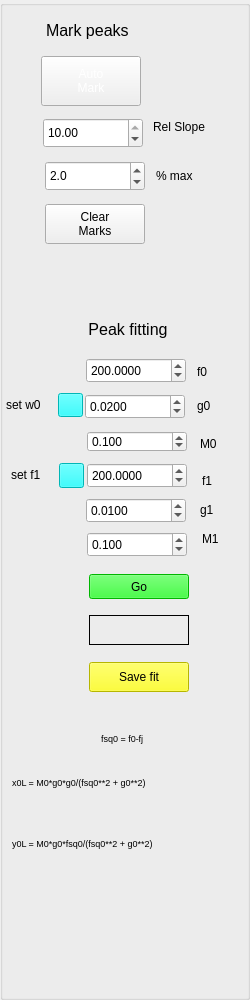
         <widget class="QGroupBox" name="groupBox">
          <property name="minimumSize">
           <size>
            <width>0</width>
            <height>1000</height>
           </size>
          </property>
          <property name="maximumSize">
           <size>
            <width>250</width>
            <height>1200</height>
           </size>
          </property>
          <widget class="QPushButton" name="AP">
           <property name="geometry">
            <rect>
             <x>41</x>
             <y>56</y>
             <width>100</width>
             <height>50</height>
            </rect>
           </property>
           <property name="sizePolicy">
            <sizepolicy hsizetype="Fixed" vsizetype="Fixed">
             <horstretch>0</horstretch>
             <verstretch>0</verstretch>
            </sizepolicy>
           </property>
           <property name="minimumSize">
            <size>
             <width>100</width>
             <height>0</height>
            </size>
           </property>
           <property name="maximumSize">
            <size>
             <width>150</width>
             <height>50</height>
            </size>
           </property>
           <property name="font">
            <font>
             <pointsize>9</pointsize>
            </font>
           </property>
           <property name="styleSheet">
            <string notr="true">background-color: rgb(0,0,255	);
color: rgb(255,255,255);
</string>
           </property>
           <property name="text">
            <string>Auto
Mark</string>
           </property>
          </widget>
          <widget class="QLabel" name="label_11">
           <property name="geometry">
            <rect>
             <x>153</x>
             <y>112</y>
             <width>100</width>
             <height>30</height>
            </rect>
           </property>
           <property name="maximumSize">
            <size>
             <width>100</width>
             <height>30</height>
            </size>
           </property>
           <property name="text">
            <string>Rel Slope</string>
           </property>
          </widget>
          <widget class="QDoubleSpinBox" name="noise">
           <property name="geometry">
            <rect>
             <x>43</x>
             <y>118</y>
             <width>100</width>
             <height>30</height>
            </rect>
           </property>
           <property name="minimumSize">
            <size>
             <width>0</width>
             <height>30</height>
            </size>
           </property>
           <property name="maximumSize">
            <size>
             <width>100</width>
             <height>16777215</height>
            </size>
           </property>
           <property name="maximum">
            <double>10.000000000000000</double>
           </property>
           <property name="singleStep">
            <double>0.100000000000000</double>
           </property>
           <property name="value">
            <double>10.000000000000000</double>
           </property>
          </widget>
          <widget class="QLabel" name="label_13">
           <property name="geometry">
            <rect>
             <x>156</x>
             <y>163</y>
             <width>100</width>
             <height>25</height>
            </rect>
           </property>
           <property name="minimumSize">
            <size>
             <width>30</width>
             <height>0</height>
            </size>
           </property>
           <property name="maximumSize">
            <size>
             <width>100</width>
             <height>25</height>
            </size>
           </property>
           <property name="text">
            <string>% max</string>
           </property>
          </widget>
          <widget class="QDoubleSpinBox" name="percent">
           <property name="geometry">
            <rect>
             <x>45</x>
             <y>161</y>
             <width>100</width>
             <height>30</height>
            </rect>
           </property>
           <property name="minimumSize">
            <size>
             <width>0</width>
             <height>30</height>
            </size>
           </property>
           <property name="maximumSize">
            <size>
             <width>100</width>
             <height>16777215</height>
            </size>
           </property>
           <property name="decimals">
            <number>1</number>
           </property>
           <property name="singleStep">
            <double>0.100000000000000</double>
           </property>
           <property name="value">
            <double>2.000000000000000</double>
           </property>
          </widget>
          <widget class="QPushButton" name="CM">
           <property name="geometry">
            <rect>
             <x>45</x>
             <y>204</y>
             <width>100</width>
             <height>40</height>
            </rect>
           </property>
           <property name="sizePolicy">
            <sizepolicy hsizetype="Fixed" vsizetype="Fixed">
             <horstretch>0</horstretch>
             <verstretch>0</verstretch>
            </sizepolicy>
           </property>
           <property name="minimumSize">
            <size>
             <width>100</width>
             <height>0</height>
            </size>
           </property>
           <property name="maximumSize">
            <size>
             <width>100</width>
             <height>50</height>
            </size>
           </property>
           <property name="font">
            <font>
             <pointsize>9</pointsize>
            </font>
           </property>
           <property name="styleSheet">
            <string notr="true">background-color: rgb(255	,255,0);
color: rgb(0,0,0);</string>
           </property>
           <property name="text">
            <string notr="true">Clear
Marks</string>
           </property>
          </widget>
          <widget class="QDoubleSpinBox" name="f0">
           <property name="geometry">
            <rect>
             <x>86</x>
             <y>358</y>
             <width>100</width>
             <height>25</height>
            </rect>
           </property>
           <property name="font">
            <font>
             <pointsize>9</pointsize>
            </font>
           </property>
           <property name="decimals">
            <number>4</number>
           </property>
           <property name="maximum">
            <double>9000.000000000000000</double>
           </property>
           <property name="value">
            <double>200.000000000000000</double>
           </property>
          </widget>
          <widget class="QLabel" name="label_18">
           <property name="geometry">
            <rect>
             <x>197</x>
             <y>359</y>
             <width>397</width>
             <height>25</height>
            </rect>
           </property>
           <property name="minimumSize">
            <size>
             <width>0</width>
             <height>25</height>
            </size>
           </property>
           <property name="font">
            <font>
             <pointsize>9</pointsize>
            </font>
           </property>
           <property name="text">
            <string>f0</string>
           </property>
          </widget>
          <widget class="QLabel" name="label_17">
           <property name="geometry">
            <rect>
             <x>28</x>
             <y>314</y>
             <width>200</width>
             <height>30</height>
            </rect>
           </property>
           <property name="minimumSize">
            <size>
             <width>0</width>
             <height>30</height>
            </size>
           </property>
           <property name="maximumSize">
            <size>
             <width>200</width>
             <height>40</height>
            </size>
           </property>
           <property name="font">
            <font>
             <pointsize>12</pointsize>
            </font>
           </property>
           <property name="styleSheet">
            <string notr="true"/>
           </property>
           <property name="frameShape">
            <enum>QFrame::NoFrame</enum>
           </property>
           <property name="text">
            <string>Peak fitting</string>
           </property>
           <property name="alignment">
            <set>Qt::AlignCenter</set>
           </property>
          </widget>
          <widget class="QDoubleSpinBox" name="w0">
           <property name="geometry">
            <rect>
             <x>85</x>
             <y>394</y>
             <width>100</width>
             <height>25</height>
            </rect>
           </property>
           <property name="font">
            <font>
             <pointsize>9</pointsize>
            </font>
           </property>
           <property name="decimals">
            <number>4</number>
           </property>
           <property name="minimum">
            <double>0.000100000000000</double>
           </property>
           <property name="maximum">
            <double>5000.000000000000000</double>
           </property>
           <property name="singleStep">
            <double>0.001000000000000</double>
           </property>
           <property name="value">
            <double>0.020000000000000</double>
           </property>
          </widget>
          <widget class="QLabel" name="label_20">
           <property name="geometry">
            <rect>
             <x>197</x>
             <y>393</y>
             <width>50</width>
             <height>25</height>
            </rect>
           </property>
           <property name="minimumSize">
            <size>
             <width>0</width>
             <height>25</height>
            </size>
           </property>
           <property name="maximumSize">
            <size>
             <width>16777215</width>
             <height>25</height>
            </size>
           </property>
           <property name="font">
            <font>
             <pointsize>9</pointsize>
            </font>
           </property>
           <property name="text">
            <string>g0</string>
           </property>
          </widget>
          <widget class="QLabel" name="label_19">
           <property name="geometry">
            <rect>
             <x>200</x>
             <y>431</y>
             <width>50</width>
             <height>25</height>
            </rect>
           </property>
           <property name="minimumSize">
            <size>
             <width>50</width>
             <height>25</height>
            </size>
           </property>
           <property name="maximumSize">
            <size>
             <width>50</width>
             <height>25</height>
            </size>
           </property>
           <property name="font">
            <font>
             <pointsize>9</pointsize>
            </font>
           </property>
           <property name="text">
            <string>M0</string>
           </property>
          </widget>
          <widget class="QDoubleSpinBox" name="h0">
           <property name="geometry">
            <rect>
             <x>87</x>
             <y>431</y>
             <width>100</width>
             <height>21</height>
            </rect>
           </property>
           <property name="maximumSize">
            <size>
             <width>100</width>
             <height>25</height>
            </size>
           </property>
           <property name="font">
            <font>
             <pointsize>9</pointsize>
            </font>
           </property>
           <property name="decimals">
            <number>3</number>
           </property>
           <property name="minimum">
            <double>-25.000000000000000</double>
           </property>
           <property name="maximum">
            <double>25.000000000000000</double>
           </property>
           <property name="singleStep">
            <double>0.100000000000000</double>
           </property>
           <property name="value">
            <double>0.100000000000000</double>
           </property>
          </widget>
          <widget class="QDoubleSpinBox" name="f1">
           <property name="geometry">
            <rect>
             <x>87</x>
             <y>463</y>
             <width>100</width>
             <height>25</height>
            </rect>
           </property>
           <property name="minimumSize">
            <size>
             <width>100</width>
             <height>25</height>
            </size>
           </property>
           <property name="maximumSize">
            <size>
             <width>100</width>
             <height>25</height>
            </size>
           </property>
           <property name="font">
            <font>
             <pointsize>9</pointsize>
            </font>
           </property>
           <property name="decimals">
            <number>4</number>
           </property>
           <property name="maximum">
            <double>9000.000000000000000</double>
           </property>
           <property name="value">
            <double>200.000000000000000</double>
           </property>
          </widget>
          <widget class="QDoubleSpinBox" name="h1">
           <property name="geometry">
            <rect>
             <x>87</x>
             <y>532</y>
             <width>100</width>
             <height>25</height>
            </rect>
           </property>
           <property name="minimumSize">
            <size>
             <width>100</width>
             <height>25</height>
            </size>
           </property>
           <property name="maximumSize">
            <size>
             <width>100</width>
             <height>25</height>
            </size>
           </property>
           <property name="font">
            <font>
             <pointsize>9</pointsize>
            </font>
           </property>
           <property name="decimals">
            <number>3</number>
           </property>
           <property name="minimum">
            <double>-25.000000000000000</double>
           </property>
           <property name="maximum">
            <double>25.000000000000000</double>
           </property>
           <property name="singleStep">
            <double>0.100000000000000</double>
           </property>
           <property name="value">
            <double>0.100000000000000</double>
           </property>
          </widget>
          <widget class="QPushButton" name="Go">
           <property name="geometry">
            <rect>
             <x>89</x>
             <y>574</y>
             <width>100</width>
             <height>25</height>
            </rect>
           </property>
           <property name="minimumSize">
            <size>
             <width>100</width>
             <height>25</height>
            </size>
           </property>
           <property name="maximumSize">
            <size>
             <width>100</width>
             <height>25</height>
            </size>
           </property>
           <property name="styleSheet">
            <string notr="true">background-color: rgb(0, 255,0);
color: rgb(0, 0, 0);</string>
           </property>
           <property name="text">
            <string>Go</string>
           </property>
          </widget>
          <widget class="QDoubleSpinBox" name="w1">
           <property name="geometry">
            <rect>
             <x>86</x>
             <y>498</y>
             <width>100</width>
             <height>25</height>
            </rect>
           </property>
           <property name="minimumSize">
            <size>
             <width>100</width>
             <height>25</height>
            </size>
           </property>
           <property name="maximumSize">
            <size>
             <width>100</width>
             <height>25</height>
            </size>
           </property>
           <property name="font">
            <font>
             <pointsize>9</pointsize>
            </font>
           </property>
           <property name="decimals">
            <number>4</number>
           </property>
           <property name="minimum">
            <double>0.000000000000000</double>
           </property>
           <property name="maximum">
            <double>5000.000000000000000</double>
           </property>
           <property name="singleStep">
            <double>0.010000000000000</double>
           </property>
           <property name="value">
            <double>0.010000000000000</double>
           </property>
          </widget>
          <widget class="QLabel" name="label_21">
           <property name="geometry">
            <rect>
             <x>202</x>
             <y>468</y>
             <width>50</width>
             <height>25</height>
            </rect>
           </property>
           <property name="maximumSize">
            <size>
             <width>50</width>
             <height>25</height>
            </size>
           </property>
           <property name="font">
            <font>
             <pointsize>9</pointsize>
            </font>
           </property>
           <property name="text">
            <string>f1</string>
           </property>
          </widget>
          <widget class="QLabel" name="label_22">
           <property name="geometry">
            <rect>
             <x>200</x>
             <y>497</y>
             <width>50</width>
             <height>25</height>
            </rect>
           </property>
           <property name="maximumSize">
            <size>
             <width>50</width>
             <height>25</height>
            </size>
           </property>
           <property name="font">
            <font>
             <pointsize>9</pointsize>
            </font>
           </property>
           <property name="text">
            <string>g1</string>
           </property>
          </widget>
          <widget class="QLabel" name="label_23">
           <property name="geometry">
            <rect>
             <x>202</x>
             <y>526</y>
             <width>50</width>
             <height>25</height>
            </rect>
           </property>
           <property name="maximumSize">
            <size>
             <width>50</width>
             <height>25</height>
            </size>
           </property>
           <property name="font">
            <font>
             <pointsize>9</pointsize>
            </font>
           </property>
           <property name="text">
            <string>M1</string>
           </property>
          </widget>
          <widget class="QPushButton" name="w0g">
           <property name="geometry">
            <rect>
             <x>58</x>
             <y>393</y>
             <width>25</width>
             <height>24</height>
            </rect>
           </property>
           <property name="minimumSize">
            <size>
             <width>25</width>
             <height>0</height>
            </size>
           </property>
           <property name="maximumSize">
            <size>
             <width>25</width>
             <height>25</height>
            </size>
           </property>
           <property name="styleSheet">
            <string notr="true">background-color: rgb(0, 255,255);
color: rgb(0, 0, 0);</string>
           </property>
           <property name="text">
            <string/>
           </property>
          </widget>
          <widget class="QPushButton" name="f1g">
           <property name="geometry">
            <rect>
             <x>59</x>
             <y>463</y>
             <width>25</width>
             <height>25</height>
            </rect>
           </property>
           <property name="maximumSize">
            <size>
             <width>25</width>
             <height>25</height>
            </size>
           </property>
           <property name="autoFillBackground">
            <bool>false</bool>
           </property>
           <property name="styleSheet">
            <string notr="true">background-color: rgb(0, 255,255);
color: rgb(0, 0, 0);</string>
           </property>
           <property name="text">
            <string/>
           </property>
          </widget>
          <widget class="QLabel" name="label_25">
           <property name="geometry">
            <rect>
             <x>46</x>
             <y>15</y>
             <width>139</width>
             <height>30</height>
            </rect>
           </property>
           <property name="minimumSize">
            <size>
             <width>0</width>
             <height>30</height>
            </size>
           </property>
           <property name="font">
            <font>
             <pointsize>12</pointsize>
            </font>
           </property>
           <property name="text">
            <string>Mark peaks</string>
           </property>
          </widget>
          <widget class="QLabel" name="lab1">
           <property name="geometry">
            <rect>
             <x>6</x>
             <y>397</y>
             <width>48</width>
             <height>16</height>
            </rect>
           </property>
           <property name="minimumSize">
            <size>
             <width>30</width>
             <height>0</height>
            </size>
           </property>
           <property name="font">
            <font>
             <pointsize>9</pointsize>
            </font>
           </property>
           <property name="text">
            <string>set w0</string>
           </property>
          </widget>
          <widget class="QLabel" name="label_27">
           <property name="geometry">
            <rect>
             <x>11</x>
             <y>466</y>
             <width>42</width>
             <height>17</height>
            </rect>
           </property>
           <property name="minimumSize">
            <size>
             <width>30</width>
             <height>0</height>
            </size>
           </property>
           <property name="font">
            <font>
             <pointsize>9</pointsize>
            </font>
           </property>
           <property name="text">
            <string>set f1</string>
           </property>
          </widget>
          <widget class="QLabel" name="result">
           <property name="geometry">
            <rect>
             <x>89</x>
             <y>615</y>
             <width>100</width>
             <height>30</height>
            </rect>
           </property>
           <property name="minimumSize">
            <size>
             <width>0</width>
             <height>30</height>
            </size>
           </property>
           <property name="frameShape">
            <enum>QFrame::Box</enum>
           </property>
           <property name="text">
            <string/>
           </property>
          </widget>
          <widget class="QPushButton" name="save">
           <property name="geometry">
            <rect>
             <x>89</x>
             <y>662</y>
             <width>100</width>
             <height>30</height>
            </rect>
           </property>
           <property name="styleSheet">
            <string notr="true">background-color: rgb(255, 255,0);
color: rgb(0, 0, 0);</string>
           </property>
           <property name="text">
            <string>Save fit</string>
           </property>
          </widget>
          <widget class="QLabel" name="label_24">
           <property name="geometry">
            <rect>
             <x>101</x>
             <y>722</y>
             <width>106</width>
             <height>33</height>
            </rect>
           </property>
           <property name="font">
            <font>
             <pointsize>7</pointsize>
            </font>
           </property>
           <property name="text">
            <string>fsq0 = f0-fj</string>
           </property>
          </widget>
          <widget class="QLabel" name="label_26">
           <property name="geometry">
            <rect>
             <x>12</x>
             <y>764</y>
             <width>214</width>
             <height>36</height>
            </rect>
           </property>
           <property name="font">
            <font>
             <pointsize>7</pointsize>
            </font>
           </property>
           <property name="text">
            <string>x0L = M0*g0*g0/(fsq0**2 + g0**2)</string>
           </property>
          </widget>
          <widget class="QLabel" name="label_28">
           <property name="geometry">
            <rect>
             <x>12</x>
             <y>822</y>
             <width>221</width>
             <height>43</height>
            </rect>
           </property>
           <property name="font">
            <font>
             <pointsize>7</pointsize>
            </font>
           </property>
           <property name="text">
            <string>y0L = M0*g0*fsq0/(fsq0**2 + g0**2)</string>
           </property>
          </widget>
         </widget>
